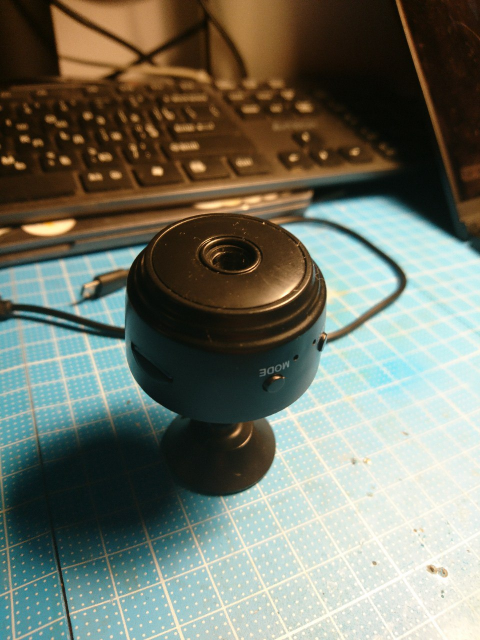
#> input picture a9-v720/img/0.jpg, 960 x 1280 px (shown at 1/2 size); its folder holds only this picture in this run
$ python -i ai_processor.py   (imports and definitions only)
#> lines starting #> are read from the running program, lines starting #| are printed output that depends on the picture
#> further down, picture is the input picture: shape (1280, 960, 3); mean B, G, R 104.6, 117.4, 114
import time
import numpy as np

try:
    import cv2
except ImportError:
    cv2 = None

OBJECT_LABELS = {
    0: "person", 1: "bicycle", 2: "car", 3: "motorcycle",
    4: "airplane", 5: "bus", 6: "train", 7: "truck",
    8: "boat", 9: "traffic light", 10: "fire hydrant",
    11: "stop sign", 12: "parking meter", 13: "bench",
    14: "bird", 15: "cat", 16: "dog", 17: "horse",
    18: "sheep", 19: "cow", 20: "elephant", 21: "bear",
    22: "zebra", 23: "giraffe", 24: "backpack",
    25: "umbrella", 26: "handbag", 27: "tie",
    28: "suitcase", 29: "frisbee", 30: "skis",
    31: "snowboard", 32: "sports ball", 33: "kite",
    34: "baseball bat", 35: "baseball glove", 36: "skateboard",
    37: "surfboard", 38: "tennis racket", 39: "bottle",
    40: "wine glass", 41: "cup", 42: "fork",
    43: "knife", 44: "spoon", 45: "bowl",
    46: "banana", 47: "apple", 48: "sandwich",
    49: "orange", 50: "broccoli", 51: "carrot",
    52: "hot dog", 53: "pizza", 54: "donut",
    55: "cake", 56: "chair", 57: "couch",
    58: "potted plant", 59: "bed", 60: "dining table",
    61: "toilet", 62: "tv", 63: "laptop",
    64: "mouse", 65: "remote", 66: "keyboard",
    67: "cell phone", 68: "microwave", 69: "oven",
    70: "toaster", 71: "sink", 72: "refrigerator",
    73: "book", 74: "clock", 75: "vase",
    76: "scissors", 77: "teddy bear", 78: "hair drier",
    79: "toothbrush",
}

_yolo_model = None


def _get_yolo():
    global _yolo_model
    if _yolo_model is None:
        try:
            from ultralytics import YOLO
            _yolo_model = YOLO("yolov8n.pt")
            _yolo_model.conf = 0.15
            _yolo_model.overrides["imgsz"] = 1280
        except Exception:
            pass
    return _yolo_model


class AIProcessor:
    def __init__(self, enable_motion: bool = True, enable_detection: bool = False):
        self._enable_motion = enable_motion
        self._enable_detection = enable_detection
        self._bg_subtractor = None
        self._model = None
        self._last_motion = 0.0
        self._motion_cooldown = 1.0

        if enable_motion:
            self._bg_subtractor = cv2.createBackgroundSubtractorMOG2(
                history=500, varThreshold=36, detectShadows=False
            )

        if enable_detection:
            self._model = _get_yolo()

    def process(self, frame: np.ndarray) -> tuple:
        result = frame.copy()
        detections = []
        motion = False

        if self._enable_motion and self._bg_subtractor:
            motion, result = self._detect_motion(frame, result)

        if self._enable_detection and self._model:
            results = self._model(frame, verbose=False)
            for r in results:
                for box in r.boxes:
                    x1, y1, x2, y2 = map(int, box.xyxy[0])
                    cls = int(box.cls[0])
                    conf = float(box.conf[0])
                    label = OBJECT_LABELS.get(cls, f"obj_{cls}")
                    detections.append((x1, y1, x2, y2, label, conf))
                    if cls == 0:
                        color = (0, 0, 255)
                    elif cls in (1, 2, 3, 5, 7):
                        color = (255, 0, 0)
                    else:
                        color = (0, 255, 0)
                    cv2.rectangle(result, (x1, y1), (x2, y2), color, 2)
                    label_text = f"{label} {conf:.0%}"
                    (tw, th), _ = cv2.getTextSize(label_text, cv2.FONT_HERSHEY_SIMPLEX, 0.6, 2)
                    cv2.rectangle(result, (x1, y1 - th - 4), (x1 + tw + 4, y1), color, -1)
                    cv2.putText(result, label_text, (x1 + 2, y1 - 4),
                                cv2.FONT_HERSHEY_SIMPLEX, 0.6, (255, 255, 255), 2)

        return result, motion, detections

    def _detect_motion(self, frame: np.ndarray, display: np.ndarray) -> tuple:
        gray = cv2.cvtColor(frame, cv2.COLOR_BGR2GRAY)
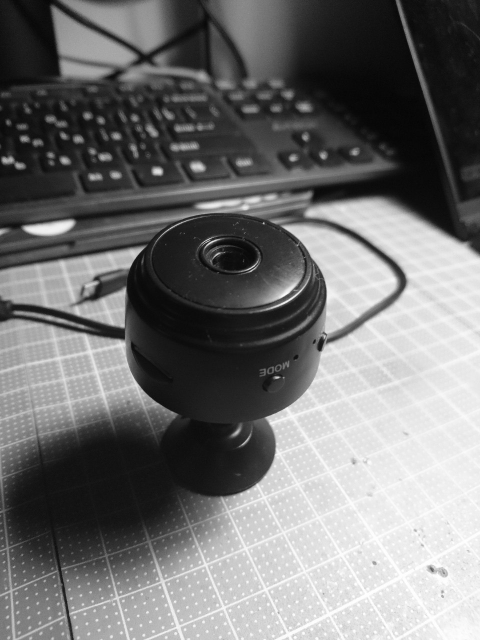
#> gray: shape (1280, 960) (shown at 1/2 size); min 1, max 255, mean 114.9
        blur = cv2.GaussianBlur(gray, (5, 5), 0)
        fgmask = self._bg_subtractor.apply(blur)
#> fgmask: shape (1280, 960); every value is 255
        fgmask = cv2.erode(fgmask, None, iterations=1)
        fgmask = cv2.dilate(fgmask, None, iterations=2)
        contours, _ = cv2.findContours(fgmask, cv2.RETR_EXTERNAL, cv2.CHAIN_APPROX_SIMPLE)
#> contours = [[[0, 0], [0, 1279], [959, 1279], [959, 0]]]

        motion = False
        for cnt in contours:
            if cv2.contourArea(cnt) > 300:
                motion = True
                x, y, w, h = cv2.boundingRect(cnt)
                cv2.rectangle(display, (x, y), (x + w, y + h), (0, 0, 255), 2)
#> this loop made 1 pass
#> (cnt, motion, x, y, w, h) on pass 1: ([[0, 0], [0, 1279], [959, 1279], [959, 0]], True, 0, 0, 960, 1280)

        return motion, display

    def set_motion(self, enabled: bool):
        self._enable_motion = enabled
        if enabled and not self._bg_subtractor:
            self._bg_subtractor = cv2.createBackgroundSubtractorMOG2(
                history=500, varThreshold=36, detectShadows=False
            )
        elif not enabled:
            self._bg_subtractor = None

    def set_detection(self, enabled: bool):
        self._enable_detection = enabled
        if enabled and not self._model:
            self._model = _get_yolo()

>>> import cv2
>>> picture = cv2.imread('../a9-v720/img/0.jpg')
>>> result = AIProcessor().process(picture)
#> in process, `motion, result = self._detect_motion(frame, result)`: motion = True

$ run again, on a9-v720/img/1.jpg
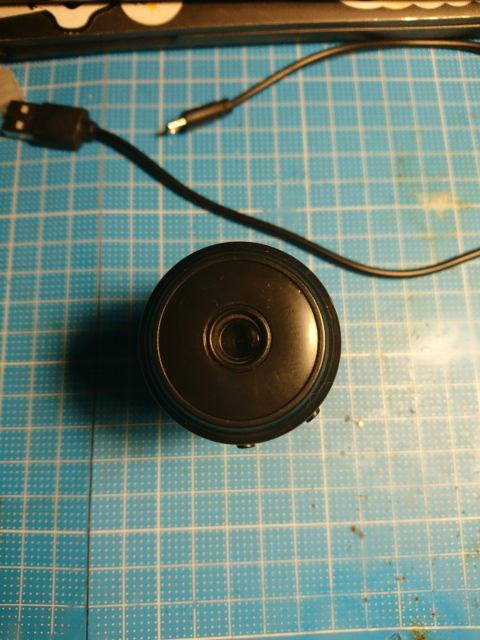
#> input picture a9-v720/img/1.jpg, 960 x 1280 px (shown at 1/2 size)
#> picture is the input picture: shape (1280, 960, 3); mean B, G, R 120.8, 132.9, 112.9
#> in _detect_motion, `gray = cv2.cvtColor(frame, cv2.COLOR_BGR2GRAY)`:
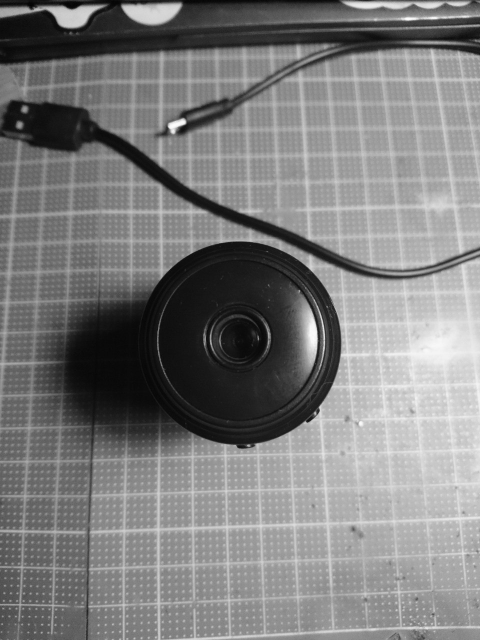
#> gray: shape (1280, 960) (shown at 1/2 size); min 1, max 254, mean 125.6
#> fgmask: shape (1280, 960); every value is 255
#> contours = [[[0, 0], [0, 1279], [959, 1279], [959, 0]]]
#> the loop in _detect_motion, `for cnt in contours:` made 1 pass
#> (cnt, motion, x, y, w, h) on pass 1: ([[0, 0], [0, 1279], [959, 1279], [959, 0]], True, 0, 0, 960, 1280)
#> in process, `motion, result = self._detect_motion(frame, result)`: motion = True

$ run again, on a9-v720/img/2.jpg
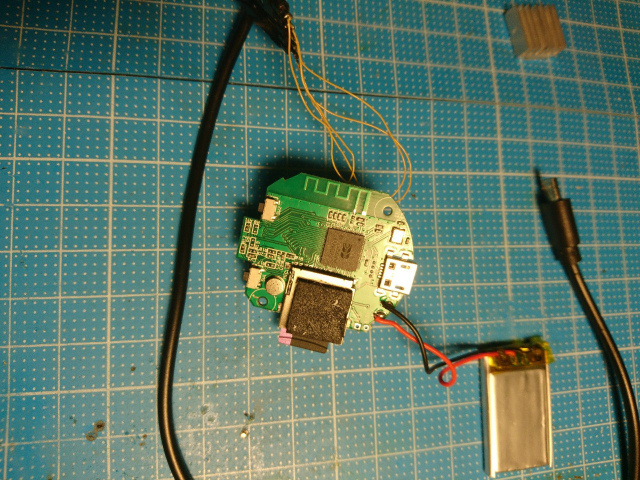
#> input picture a9-v720/img/2.jpg, 1280 x 960 px (shown at 1/2 size)
#> picture is the input picture: shape (960, 1280, 3); mean B, G, R 104.6, 120.3, 91.7
#> in _detect_motion, `gray = cv2.cvtColor(frame, cv2.COLOR_BGR2GRAY)`:
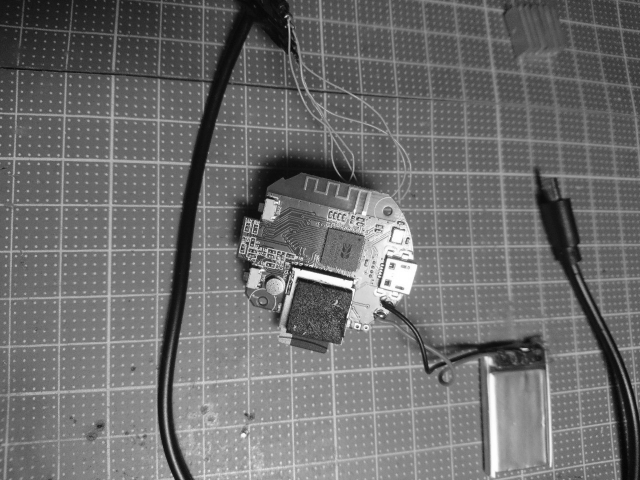
#> gray: shape (960, 1280) (shown at 1/2 size); min 2, max 255, mean 110
#> fgmask: shape (960, 1280); every value is 255
#> contours = [[[0, 0], [0, 959], [1279, 959], [1279, 0]]]
#> the loop in _detect_motion, `for cnt in contours:` made 1 pass
#> (cnt, motion, x, y, w, h) on pass 1: ([[0, 0], [0, 959], [1279, 959], [1279, 0]], True, 0, 0, 1280, 960)
#> in process, `motion, result = self._detect_motion(frame, result)`: motion = True

$ run again, on a9-v720/img/3.jpg
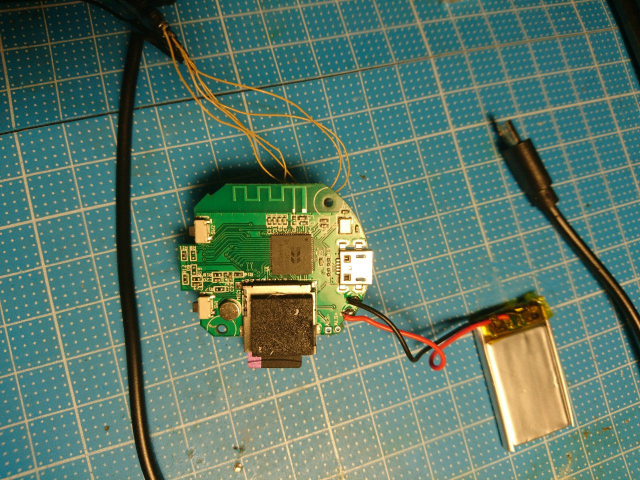
#> input picture a9-v720/img/3.jpg, 1280 x 960 px (shown at 1/2 size)
#> picture is the input picture: shape (960, 1280, 3); mean B, G, R 104.6, 120.4, 91
#> in _detect_motion, `gray = cv2.cvtColor(frame, cv2.COLOR_BGR2GRAY)`:
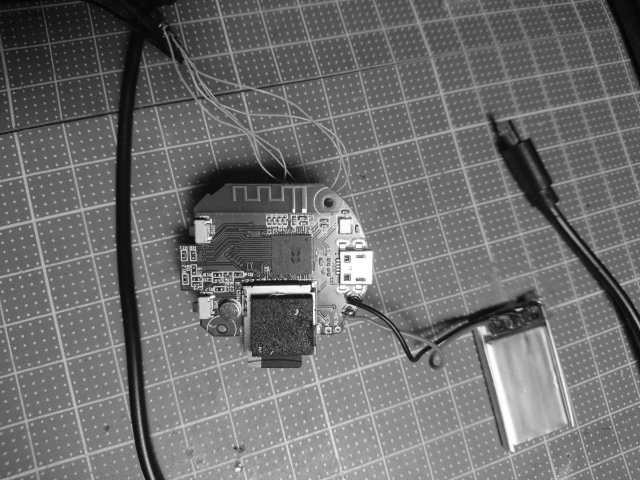
#> gray: shape (960, 1280) (shown at 1/2 size); min 1, max 255, mean 109.8
#> fgmask: shape (960, 1280); every value is 255
#> contours = [[[0, 0], [0, 959], [1279, 959], [1279, 0]]]
#> the loop in _detect_motion, `for cnt in contours:` made 1 pass
#> (cnt, motion, x, y, w, h) on pass 1: ([[0, 0], [0, 959], [1279, 959], [1279, 0]], True, 0, 0, 1280, 960)
#> in process, `motion, result = self._detect_motion(frame, result)`: motion = True
